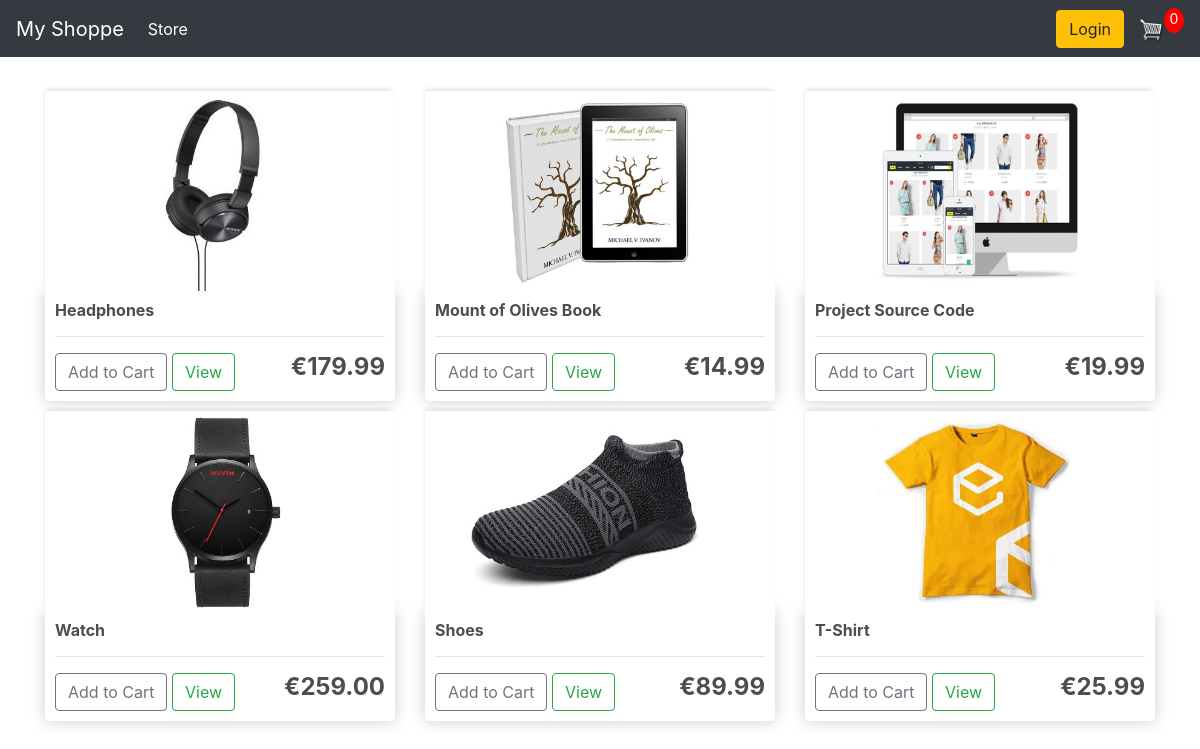
The page / on the database its author committed.
### store/models.py (models this page shows, shortened)
class Product(models.Model):
    name = models.CharField(max_length=200, null=True)
    price = models.DecimalField(max_digits=8, decimal_places=2)
    digital = models.BooleanField(default=False, null=True, blank=True)
    image = models.ImageField(null=True, blank=True)
    @property
    def image_url(self):
        try:
            url = self.image.url
        except:
            url = ''
        return url

### store/views.py (the view)
# urls.py: path('', include('store.urls')),
def store(request):
    data = cart_data(request)
    cart_items = data['cart_items']
    products = Product.objects.all()
    context = {'products': products, 'cart_items': cart_items}
    return render(request, 'store/store.html', context)

### store/utils.py (called while the page is built, shortened)
def cookie_cart(request):
    try:
        cart = json.loads(request.COOKIES['cart'])
    except:
        cart = {}
    print('Cart:', cart)
    items = []
    order = {'get_cart_total': 0, 'get_cart_items': 0}
    cart_items = order['get_cart_items']
    return {'cart_items': cart_items, 'order': order, 'items': items}

def cart_data(request):
    if request.user.is_authenticated:
        customer = request.user.customer
        order, created = Order.objects.get_or_create(customer=customer, complete=False)
        items = order.orderitem_set.all()
        cart_items = order.get_cart_items
    else:
        cookie_data = cookie_cart(request)
        cart_items = cookie_data['cart_items']
        order = cookie_data['order']
        items = cookie_data['items']
    return{'cart_items': cart_items, 'order': order, 'items': items}

### store/templates/store/store.html
{% extends 'store/main.html' %}
{% load static %}
{% block content %}
    <div class="row">
        {% for product in products %}
        <div class="col-lg-4">
            <img class="thumbnail" src="{{ product.image_url }}">
            <div class="box-element product">
                <h6><strong>{{ product.name }}</strong></h6>
                <hr>
                <button data-product={{ product.id }} data-action="add" class="btn btn-outline-secondary add-btn update-cart">Add to Cart</button>
                <a class="btn btn-outline-success" href="/{{ product.pk }}/">View</a>
                <h4 style="display: inline-block; float: right"><strong>€{{ product.price }}</strong></h4>
            </div>
        </div>
        {% endfor %}
    </div>
{% endblock content %}

### static/css/main.css (style rules this page uses)
body { background-color: hsl(0, 0%, 98%); }
h1,h2,h3,h4,h5,h6 { color:hsl(0, 0%, 30%); }
.box-element { box-shadow:hsl(0, 0%, 80%) 0 0 16px; background-color: #fff; border-radius: 4px; padding: 10px; }
.thumbnail { width: 100%; height: 200px; -webkit-box-shadow: -1px -3px 5px -2px rgba(214,214,214,1); -moz-box-shadow: -1px -3px 5px -2px rgba(214,214,214,1); box-shadow: -1px -3px 5px -2px rgba(214,214,214,1); }
.product { border-radius: 0 0 4px 4px; }
.col-lg-4, .col-lg-6, .col-lg-8, .col-lg-12 { margin-top: 10px; }
.btn { border-radius: 0; }

### rows shown on the page
Product: image_url (picture), name "Headphones", price "179.99"
Product: image_url (picture), name "Mount of Olives Book", price "14.99"
Product: image_url (picture), name "Project Source Code", price "19.99"
Product: image_url (picture), name "Watch", price "259.00"
Product: image_url (picture), name "Shoes", price "89.99"
Product: image_url (picture), name "T-Shirt", price "25.99"

### other values the page prints
{{ cart_items }} "0"
